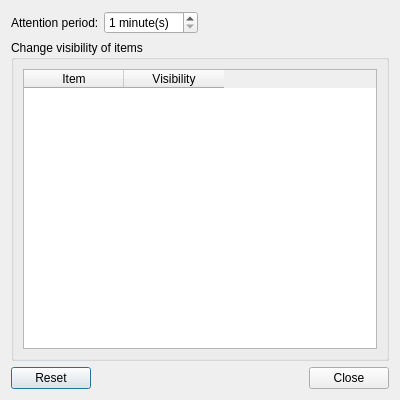
<?xml version="1.0" encoding="UTF-8"?>
<ui version="4.0">
 <class>StatusNotifierConfiguration</class>
 <widget class="QDialog" name="StatusNotifierConfiguration">
  <property name="geometry">
   <rect>
    <x>0</x>
    <y>0</y>
    <width>400</width>
    <height>400</height>
   </rect>
  </property>
  <property name="windowTitle">
   <string>Status Notifier Settings</string>
  </property>
  <layout class="QGridLayout" name="gridLayout">
   <item row="0" column="0">
    <layout class="QHBoxLayout" name="horizontalLayout">
     <property name="spacing">
      <number>5</number>
     </property>
     <item>
      <widget class="QLabel" name="label">
       <property name="toolTip">
        <string>An auto-hiding item will remain visible for this period if it needs attention.</string>
       </property>
       <property name="text">
        <string>Attention period:</string>
       </property>
      </widget>
     </item>
     <item>
      <widget class="QSpinBox" name="attentionSB">
       <property name="toolTip">
        <string>An auto-hiding item will remain visible for this period if it needs attention.</string>
       </property>
       <property name="suffix">
        <string> minute(s)</string>
       </property>
       <property name="minimum">
        <number>1</number>
       </property>
       <property name="maximum">
        <number>60</number>
       </property>
      </widget>
     </item>
     <item>
      <spacer name="horizontalSpacer">
       <property name="orientation">
        <enum>Qt::Horizontal</enum>
       </property>
       <property name="sizeType">
        <enum>QSizePolicy::MinimumExpanding</enum>
       </property>
       <property name="sizeHint" stdset="0">
        <size>
         <width>5</width>
         <height>5</height>
        </size>
       </property>
      </spacer>
     </item>
    </layout>
   </item>
   <item row="1" column="0">
    <widget class="QGroupBox" name="groupBox">
     <property name="title">
      <string>Change visibility of items</string>
     </property>
     <layout class="QVBoxLayout" name="verticalLayout_2">
      <item>
       <widget class="QTableWidget" name="tableWidget">
        <property name="selectionMode">
         <enum>QAbstractItemView::SingleSelection</enum>
        </property>
        <attribute name="verticalHeaderVisible">
         <bool>false</bool>
        </attribute>
        <column>
         <property name="text">
          <string>Item</string>
         </property>
        </column>
        <column>
         <property name="text">
          <string>Visibility</string>
         </property>
        </column>
       </widget>
      </item>
     </layout>
    </widget>
   </item>
   <item row="2" column="0">
    <layout class="QHBoxLayout" name="horizontalLayout_2">
     <item>
      <widget class="QDialogButtonBox" name="buttonBox_1">
       <property name="orientation">
        <enum>Qt::Horizontal</enum>
       </property>
       <property name="standardButtons">
        <set>QDialogButtonBox::Reset</set>
       </property>
      </widget>
     </item>
     <item>
      <spacer name="horizontalSpacer_2">
       <property name="orientation">
        <enum>Qt::Horizontal</enum>
       </property>
       <property name="sizeHint" stdset="0">
        <size>
         <width>40</width>
         <height>20</height>
        </size>
       </property>
      </spacer>
     </item>
     <item>
      <spacer name="horizontalSpacer_3">
       <property name="orientation">
        <enum>Qt::Horizontal</enum>
       </property>
       <property name="sizeHint" stdset="0">
        <size>
         <width>40</width>
         <height>20</height>
        </size>
       </property>
      </spacer>
     </item>
     <item>
      <widget class="QDialogButtonBox" name="buttonBox_2">
       <property name="orientation">
        <enum>Qt::Horizontal</enum>
       </property>
       <property name="standardButtons">
        <set>QDialogButtonBox::Close</set>
       </property>
      </widget>
     </item>
    </layout>
   </item>
  </layout>
 </widget>
 <resources/>
 <connections>
  <connection>
   <sender>buttonBox_1</sender>
   <signal>accepted()</signal>
   <receiver>StatusNotifierConfiguration</receiver>
   <slot>accept()</slot>
   <hints>
    <hint type="sourcelabel">
     <x>262</x>
     <y>496</y>
    </hint>
    <hint type="destinationlabel">
     <x>157</x>
     <y>274</y>
    </hint>
   </hints>
  </connection>
  <connection>
   <sender>buttonBox_1</sender>
   <signal>rejected()</signal>
   <receiver>StatusNotifierConfiguration</receiver>
   <slot>reject()</slot>
   <hints>
    <hint type="sourcelabel">
     <x>330</x>
     <y>496</y>
    </hint>
    <hint type="destinationlabel">
     <x>286</x>
     <y>274</y>
    </hint>
   </hints>
  </connection>
 </connections>
</ui>
